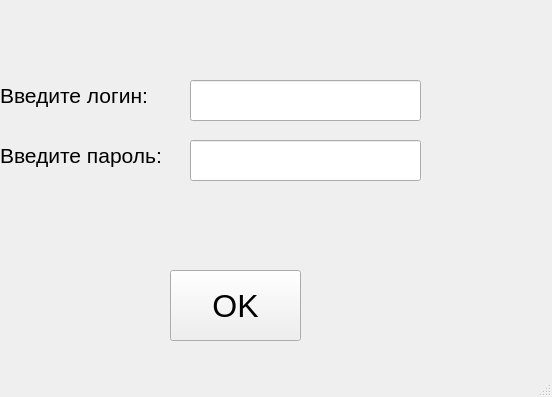
<?xml version="1.0" encoding="UTF-8"?>
<ui version="4.0">
 <class>registration</class>
 <widget class="QMainWindow" name="registration">
  <property name="geometry">
   <rect>
    <x>0</x>
    <y>0</y>
    <width>552</width>
    <height>397</height>
   </rect>
  </property>
  <property name="windowTitle">
   <string>Окно регистрации</string>
  </property>
  <widget class="QWidget" name="centralwidget">
   <widget class="QLabel" name="label">
    <property name="geometry">
     <rect>
      <x>0</x>
      <y>70</y>
      <width>231</width>
      <height>51</height>
     </rect>
    </property>
    <property name="font">
     <font>
      <pointsize>16</pointsize>
     </font>
    </property>
    <property name="text">
     <string>Введите логин:</string>
    </property>
   </widget>
   <widget class="QLabel" name="label_2">
    <property name="geometry">
     <rect>
      <x>0</x>
      <y>130</y>
      <width>231</width>
      <height>51</height>
     </rect>
    </property>
    <property name="font">
     <font>
      <pointsize>16</pointsize>
     </font>
    </property>
    <property name="text">
     <string>Введите пароль:</string>
    </property>
   </widget>
   <widget class="QPushButton" name="regbtn">
    <property name="geometry">
     <rect>
      <x>170</x>
      <y>270</y>
      <width>131</width>
      <height>71</height>
     </rect>
    </property>
    <property name="font">
     <font>
      <pointsize>24</pointsize>
     </font>
    </property>
    <property name="text">
     <string>OK</string>
    </property>
   </widget>
   <widget class="QLineEdit" name="new_login">
    <property name="geometry">
     <rect>
      <x>190</x>
      <y>80</y>
      <width>231</width>
      <height>41</height>
     </rect>
    </property>
   </widget>
   <widget class="QLineEdit" name="new_pass">
    <property name="geometry">
     <rect>
      <x>190</x>
      <y>140</y>
      <width>231</width>
      <height>41</height>
     </rect>
    </property>
   </widget>
  </widget>
  <widget class="QMenuBar" name="menubar">
   <property name="geometry">
    <rect>
     <x>0</x>
     <y>0</y>
     <width>552</width>
     <height>21</height>
    </rect>
   </property>
  </widget>
  <widget class="QStatusBar" name="statusbar"/>
 </widget>
 <resources/>
 <connections/>
</ui>
